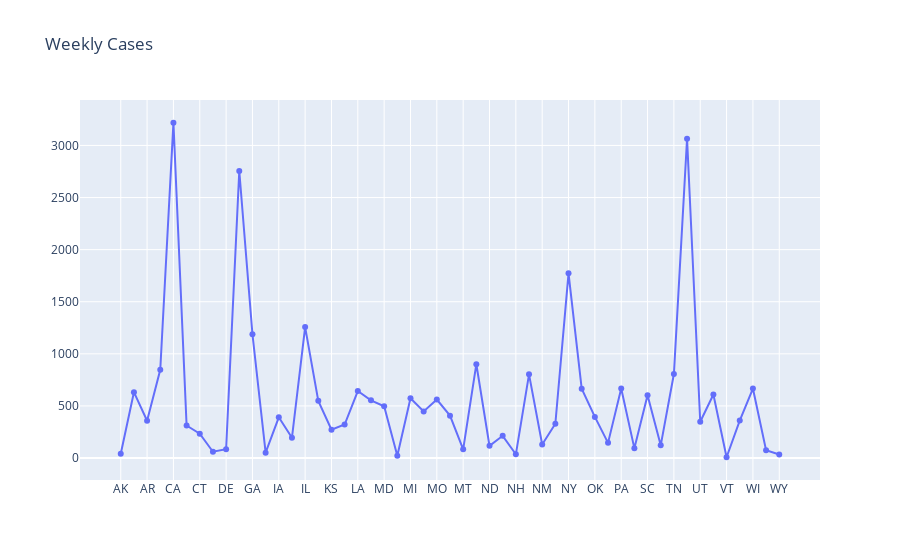

Notebook code for this chart:
### Markdown cell above
#### Plot data

### Code cell
trace0 = go.Scatter(x=USCases_results['State'], y=USCases_results['Mean'], 
                    name="US", 
                    mode="lines+markers") 
mydata = [trace0]

mylayout = go.Layout(
    title="Weekly Cases"
)

fig = go.Figure(data=mydata, layout=mylayout)

plotly.offline.iplot(fig, filename = '')

### Figure 1 — Plotly figure (JSON) as saved in the notebook; plotly's stock layout.template omitted (floating-point values rounded to 4 significant figures)
{"data": [{"mode": "lines+markers", "name": "US", "type": "scatter", "x": ["AK", "AL", "AR", "AZ", "CA", "CO", "CT", "DC", "DE", "FL", "GA", "HI", "IA", "ID", "IL", "IN", "KS", "KY", "LA", "MA", "MD", "ME", "MI", "MN", "MO", "MS", "MT", "NC", "ND", "NE", "NH", "NJ", "NM", "NV", "NY", "OH", "OK", "OR", "PA", "RI", "SC", "SD", "TN", "TX", "UT", "VA", "VT", "WA", "WI", "WV", "WY"], "y": [40.33, 631.8, 357.3, 846.7, 3218.0, 312.3, 234.1, 60.38, 84.15, 2755.0, 1188.0, 51.62, 390.5, 195.0, 1257.0, 548.5, 272.2, 321.2, 642.9, 553.6, 496.7, 22.08, 574.1, 447.4, 561.2, 406.9, 83.74, 900.3, 116.9, 213.1, 35.77, 803.0, 129.8, 329.6, 1773.0, 665.8, 394.8, 145.4, 666.5, 92.69, 601.8, 121.6, 806.3, 3064, 347.8, 609.5, 7.385, 359.7, 666.9, 74.23, 33.64]}], "layout": {"title": {"text": "Weekly Cases"}}}
